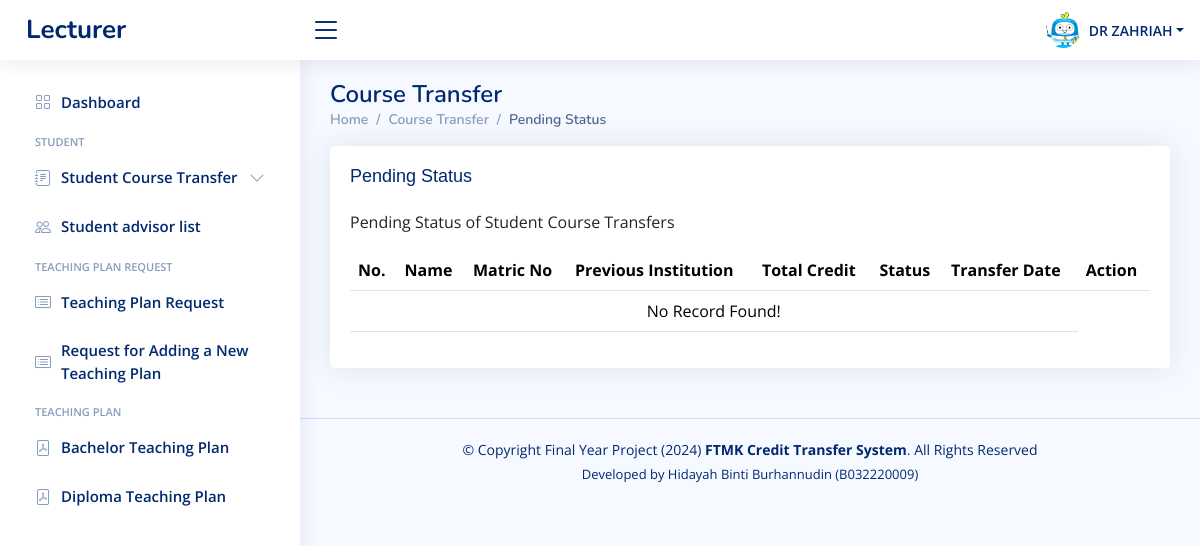
The app's page /Lecturer/student-list.php (signed in), older data.
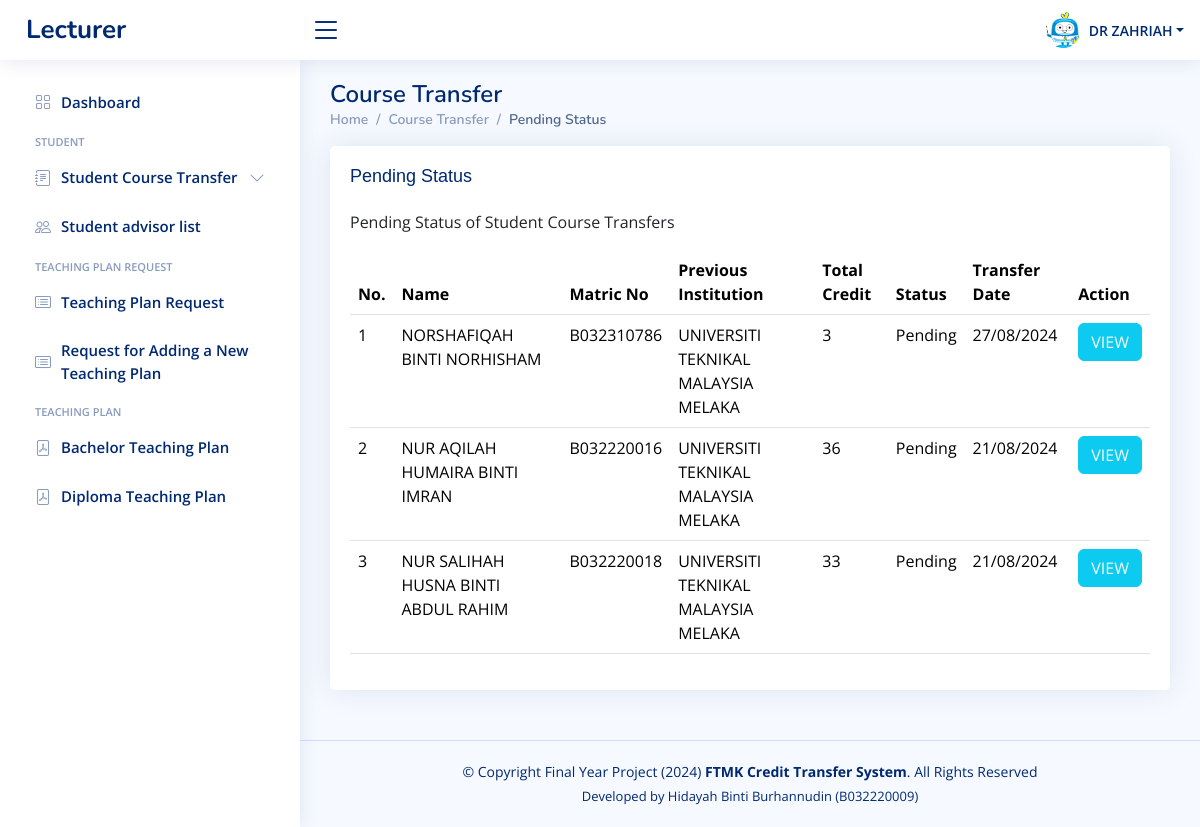
The same page, newer data.
### tables this page shows
CREATE TABLE `lecturer` (
  `lect_id` int(11) NOT NULL,
  `lect_name` varchar(100) NOT NULL,
  `phoneno` varchar(20) NOT NULL,
  `email` varchar(50) NOT NULL,
  `username` varchar(50) NOT NULL,
  `password` varchar(50) NOT NULL,
  `role` varchar(20) NOT NULL
);

CREATE TABLE `transfer` (
  `transfer_id` int(11) NOT NULL,
  `grade_id` int(11) NOT NULL,
  `transfer_date` timestamp NOT NULL DEFAULT CURRENT_TIMESTAMP ON UPDATE CURRENT_TIMESTAMP,
  `aa_status` varchar(10) NOT NULL,
  `aa_comment` varchar(50) NOT NULL,
  `tda_status` varchar(10) NOT NULL,
  `tda_comment` varchar(50) NOT NULL,
  `dean_status` varchar(10) NOT NULL,
  `dean_comment` varchar(50) NOT NULL
);

CREATE TABLE `student` (
  `stud_id` int(11) NOT NULL,
  `name` varchar(100) NOT NULL,
  `icno` varchar(20) NOT NULL,
  `faculty` varchar(200) NOT NULL,
  `prog_id` int(11) NOT NULL,
  `session` varchar(11) NOT NULL,
  `email` varchar(50) NOT NULL,
  `phone` varchar(20) NOT NULL,
  `int_id` int(11) NOT NULL,
  `latest_int` varchar(100) NOT NULL,
  `username` varchar(50) NOT NULL,
  `password` varchar(50) NOT NULL,
  `lect_id` int(11) NOT NULL,
  `admin_id` int(11) NOT NULL
);

CREATE TABLE `institution` (
  `int_id` int(11) NOT NULL,
  `int_name` varchar(200) NOT NULL,
  `branch` varchar(200) NOT NULL
);

### Lecturer/student-list.php (the view, shortened to what this page needs)
<?php
include('header.php');
include('../include/connection.php');
?>
<!DOCTYPE html>
<html lang="en">
<head>
</head>
<body>
<main id="main" class="main">
<div class="pagetitle">
  <h1>Course Transfer</h1>
  <nav>
    <ol class="breadcrumb">
      <li class="breadcrumb-item"><a href="index.php">Home</a></li>
      <li class="breadcrumb-item">Course Transfer</li>
      <li class="breadcrumb-item active">Pending Status</li>
    </ol>
  </nav>
</div>
<section class="section">
  <div class="row">
    <div class="col-lg-12">
<div class="card">
    <div class="card-body">
        <h5 class="card-title">Pending Status</h5>
        <p>Pending Status of Student Course Transfers</p>
        <table class="table datatable">
            <thead>
                <tr>
                    <th>No.</th>
                    <th>Name</th>
                    <th>Matric No</th>
                    <th>Previous Institution</th>
                    <th>Total Credit</th>
                    <th>Status</th>
                    <th>Transfer Date</th>
                    <th>Action</th>
                </tr>
            </thead>
            <tbody>
            <?php
            $lect_id = $_SESSION['lect_id'];
            $query = "SELECT
                            t.transfer_id,
                            s.stud_id,
                            s.name,
                            s.username,
                            t.aa_status,
                            t.transfer_date,
                            i.int_id,
                            i.int_name,
                            SUM(c.credit_hour) AS total
                        FROM
                            transfer t
                        JOIN
                            grade g ON t.grade_id = g.grade_id
                        JOIN
                            student s ON g.stud_id = s.stud_id
                        JOIN
                            lecturer r ON s.lect_id = r.lect_id
                        JOIN
                            course c ON g.course_id = c.course_id
                        JOIN
                            institution i ON s.int_id = i.int_id
                        WHERE
                            r.lect_id = '$lect_id'
                        AND
                            t.aa_status = 'Pending'
                        GROUP BY
                            s.name, s.username, t.aa_status, t.transfer_date";
            $rs = $conn->query($query);
            $sn = 0;
            if ($rs && $rs->num_rows > 0) {
                while ($row = $rs->fetch_assoc()) {
                    $sn++;
                    ?>
                        <tr>
                            <td><?php echo $sn ?></td>
                            <td><?php echo $row['name'] ?></td>
                            <td><?php echo $row['username'] ?></td>
                            <td><?php echo $row['int_name'] ?></td>
                            <td><?php echo $row['total'];?></td>
                            <td><?php echo $row['aa_status'] ?></td>
                            <td><?php echo date('d/m/Y', strtotime($row['transfer_date'])); ?></td>
                            <td>
                                <button type="submit" class="btn btn-info"><a href="view-status-transfer.php? statusid=<?php echo $row['stud_id']?>" class="text-light">VIEW</a></button>
                            </td>
                        </tr>
                        <?php
                }
            } else {
                echo "<tr><td colspan='7' class='text-center'>No Record Found!</td></tr>";
            }
            ?>
            </tbody>
        </table>
    </div>
</div>
        </div>
      </div>
</section>
</main>
</body>
</html>
<?php
include('footer.php');
?>

### Lecturer/header.php (shortened to what this page needs)
<?php
include('../include/connection.php');
$query = "SELECT * FROM lecturer WHERE lect_id = ".$_SESSION['lect_id']."";
$rs = $conn->query($query);
$rows = $rs->fetch_assoc();
$fullName = $rows['lect_name'];
$role = $rows['role'];
?>
<!DOCTYPE html>
<html lang="en">
<head>
  <link href="assets/vendor/bootstrap/css/bootstrap.min.css" rel="stylesheet">
  <link href="assets/vendor/bootstrap-icons/bootstrap-icons.css" rel="stylesheet">
  <link href="assets/vendor/boxicons/css/boxicons.min.css" rel="stylesheet">
  <link href="assets/vendor/quill/quill.snow.css" rel="stylesheet">
  <link href="assets/vendor/quill/quill.bubble.css" rel="stylesheet">
  <link href="assets/vendor/remixicon/remixicon.css" rel="stylesheet">
  <link href="assets/vendor/simple-datatables/style.css" rel="stylesheet">
  <link href="assets/css/style.css" rel="stylesheet">
</head>
<body>
  <header id="header" class="header fixed-top d-flex align-items-center">
    <div class="d-flex align-items-center justify-content-between">
      <a href="index.php" class="logo d-flex align-items-center">
        <span class="d-none d-lg-block">Lecturer</span>
      </a>
      <i class="bi bi-list toggle-sidebar-btn"></i>
    </div>
    <nav class="header-nav ms-auto">
      <ul class="d-flex align-items-center">
        <li class="nav-item dropdown pe-3">
          <a class="nav-link nav-profile d-flex align-items-center pe-0" href="#" data-bs-toggle="dropdown">
            <img src="../assets/img/school.png" alt="Profile" class="rounded-circle">
            <span class="d-none d-md-block dropdown-toggle ps-2"><?php echo $fullName ?></span>
          </a>
        </li>
      </ul>
    </nav>
  </header>
  <aside id="sidebar" class="sidebar">
    <ul class="sidebar-nav" id="sidebar-nav">
      <li class="nav-item">
        <a class="nav-link collapsed" href="index.php"><i class="bi bi-grid"></i><span>Dashboard</span></a>
      </li>
      <?php if ($role == "Academic Advisor"): ?>
        <li class="nav-heading">Student</li>
        <li class="nav-item">
          <a class="nav-link collapsed" data-bs-target="#forms-nav" data-bs-toggle="collapse" href="#">
            <i class="bi bi-journal-text"></i><span>Student Course Transfer</span><i class="bi bi-chevron-down ms-auto"></i>
          </a>
        <li class="nav-item">
        <a class="nav-link collapsed" href="list-student-advisor.php">
          <i class="bi bi-people"></i>
          <span>Student advisor list</span>
        </a>
      </li>
        <li class="nav-heading">Teaching Plan Request</li>
        <li class="nav-item">
        <a class="nav-link collapsed" href="view-tp-req.php">
          <i class="bi bi-card-list"></i>
          <span>Teaching Plan Request</span>
        </a>
      </li>
      <li class="nav-item">
        <a class="nav-link collapsed" href="view-new-req-tp.php">
          <i class="bi bi-card-list"></i>
          <span>Request for Adding a New Teaching Plan</span>
        </a>
      </li>
      <?php endif; ?>
      <li class="nav-heading">Teaching Plan</li>
      <li class="nav-item">
        <a class="nav-link collapsed" href="teaching-plan.php"><i class="bi bi-file-pdf"></i><span>Bachelor Teaching Plan</span></a>
      </li>
      <li class="nav-item">
        <a class="nav-link collapsed" href="dip-tp.php"><i class="bi bi-file-pdf"></i><span>Diploma Teaching Plan</span></a>
      </li>
    </ul>
  </aside>

### Lecturer/footer.php (shortened to what this page needs)
<footer id="footer" class="footer">
    <div class="copyright">
      &copy; Copyright Final Year Project (<?php echo date("Y"); ?>) <strong><span>FTMK Credit Transfer System</span></strong>. All Rights Reserved
    </div>
    <div class="credits">
      Developed by Hidayah Binti Burhannudin (B032220009)
    </div>
  </footer>

### Lecturer/assets/css/style.css (style rules this page uses)
:root { scroll-behavior: smooth; }
body { font-family: "Open Sans", sans-serif; background: #f6f9ff; color: #444444; }
a { color: #4154f1; text-decoration: none; }
h1, h2, h3, h4, h5, h6 { font-family: "Nunito", sans-serif; }
#main { margin-top: 60px; padding: 20px 30px; transition: all 0.3s; }
.pagetitle { margin-bottom: 10px; }
.pagetitle h1 { font-size: 24px; margin-bottom: 0; font-weight: 600; color: #012970; }
.card { margin-bottom: 30px; border: none; border-radius: 5px; box-shadow: 0px 0 30px rgba(1, 41, 112, 0.1); }
.card-title { padding: 20px 0 15px 0; font-size: 18px; font-weight: 500; color: #012970; font-family: "Poppins", sans-serif; }
.card-body { padding: 0 20px 20px 20px; }
.breadcrumb { font-size: 14px; font-family: "Nunito", sans-serif; color: #899bbd; font-weight: 600; }
.breadcrumb a { color: #899bbd; transition: 0.3s; }
.breadcrumb .breadcrumb-item::before { color: #899bbd; }
.breadcrumb .active { color: #51678f; font-weight: 600; }
.logo { line-height: 1; }
@media (min-width: 1200px) { .logo { width: 280px; } }
.logo span { font-size: 26px; font-weight: 700; color: #012970; font-family: "Nunito", sans-serif; }
.header { transition: all 0.5s; z-index: 997; height: 60px; box-shadow: 0px 2px 20px rgba(1, 41, 112, 0.1); background-color: #fff; padding-left: 20px; }
.header .toggle-sidebar-btn { font-size: 32px; padding-left: 10px; cursor: pointer; color: #012970; }
.header-nav ul { list-style: none; }
.header-nav>ul { margin: 0; padding: 0; }
.header-nav .nav-profile { color: #012970; }
.header-nav .nav-profile img { max-height: 36px; }
.header-nav .nav-profile span { font-size: 14px; font-weight: 600; }
.sidebar { position: fixed; top: 60px; left: 0; bottom: 0; width: 300px; z-index: 996; transition: all 0.3s; padding: 20px; overflow-y: auto; scrollbar-width: thin; scrollbar-color: #aab7cf transparent; box-shadow: 0px 0px 20px rgba(1, 41, 112, 0.1); background-color: #fff; }
@media (min-width: 1200px) { #main, #footer { margin-left: 300px; } }
.sidebar-nav { padding: 0; margin: 0; list-style: none; }
.sidebar-nav li { padding: 0; margin: 0; list-style: none; }
.sidebar-nav .nav-item { margin-bottom: 5px; }
.sidebar-nav .nav-heading { font-size: 11px; text-transform: uppercase; color: #899bbd; font-weight: 600; margin: 10px 0 5px 15px; }
.sidebar-nav .nav-link { display: flex; align-items: center; font-size: 15px; font-weight: 600; color: #4154f1; transition: 0.3; background: #f6f9ff; padding: 10px 15px; border-radius: 4px; }
.sidebar-nav .nav-link i { font-size: 16px; margin-right: 10px; color: #4154f1; }
.sidebar-nav .nav-link.collapsed { color: #012970; background: #fff; }
.sidebar-nav .nav-link.collapsed i { color: #899bbd; }
.sidebar-nav .nav-link .bi-chevron-down { margin-right: 0; transition: transform 0.2s ease-in-out; }
.footer { padding: 20px 0; font-size: 14px; transition: all 0.3s; border-top: 1px solid #cddfff; }
.footer .copyright { text-align: center; color: #012970; }
.footer .credits { padding-top: 5px; text-align: center; font-size: 13px; color: #012970; }

Row changes from the older to the newer data that the page shows:
added transfer: student.name "NORSHAFIQAH BINTI NORHISHAM", student.username "B032310786", institution.int_name "UNIVERSITI TEKNIKAL MALAYSIA MELAKA", total "3", aa_status "Pending", transfer_date "27/08/2024"
added transfer: student.name "NUR AQILAH HUMAIRA BINTI IMRAN", student.username "B032220016", institution.int_name "UNIVERSITI TEKNIKAL MALAYSIA MELAKA", total "36", aa_status "Pending", transfer_date "21/08/2024"
added transfer: student.name "NUR SALIHAH HUSNA BINTI ABDUL RAHIM", student.username "B032220018", institution.int_name "UNIVERSITI TEKNIKAL MALAYSIA MELAKA", total "33", aa_status "Pending", transfer_date "21/08/2024"
Text that changed along with them:
text no longer shown: "No Record Found!"
